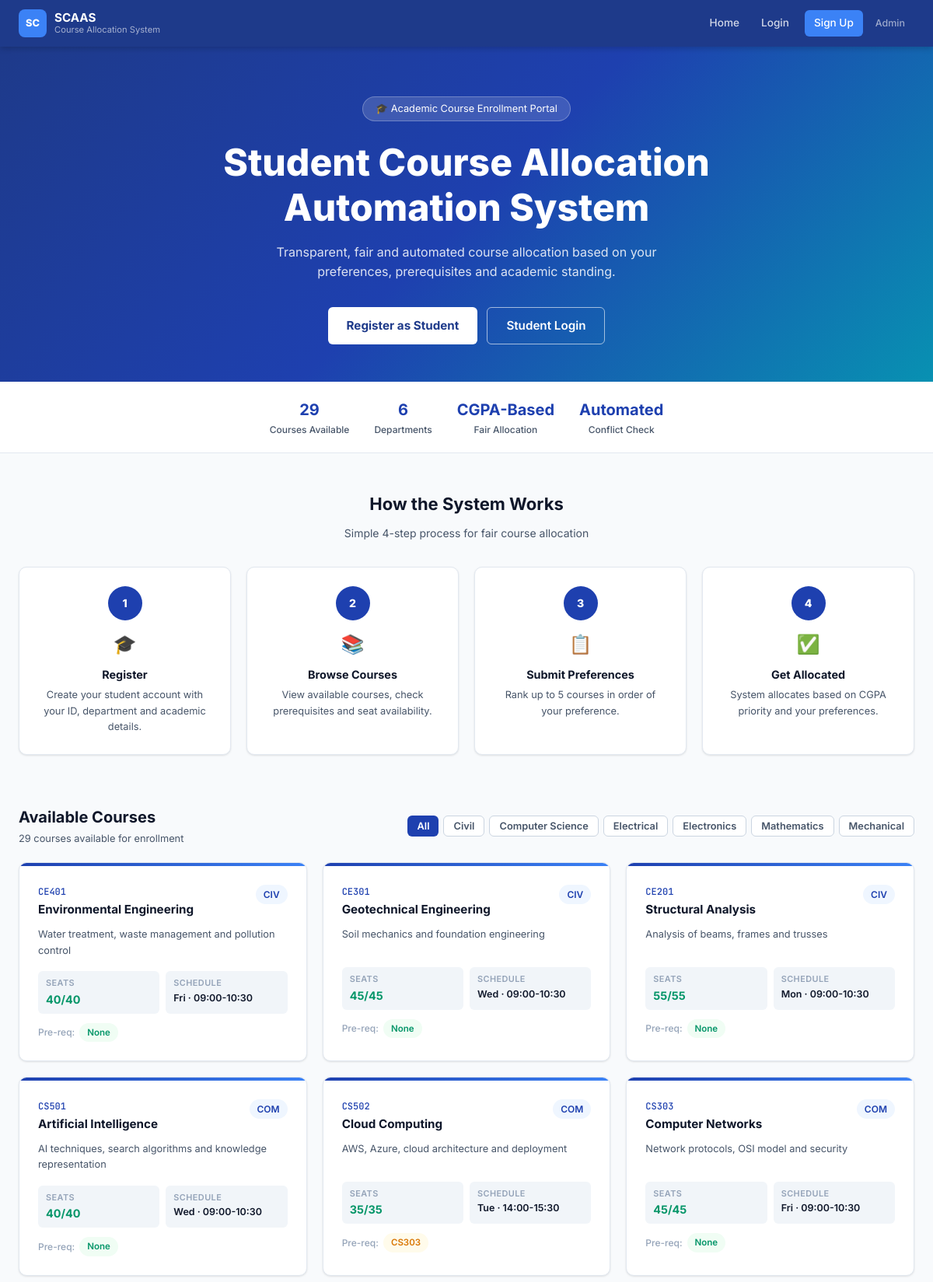
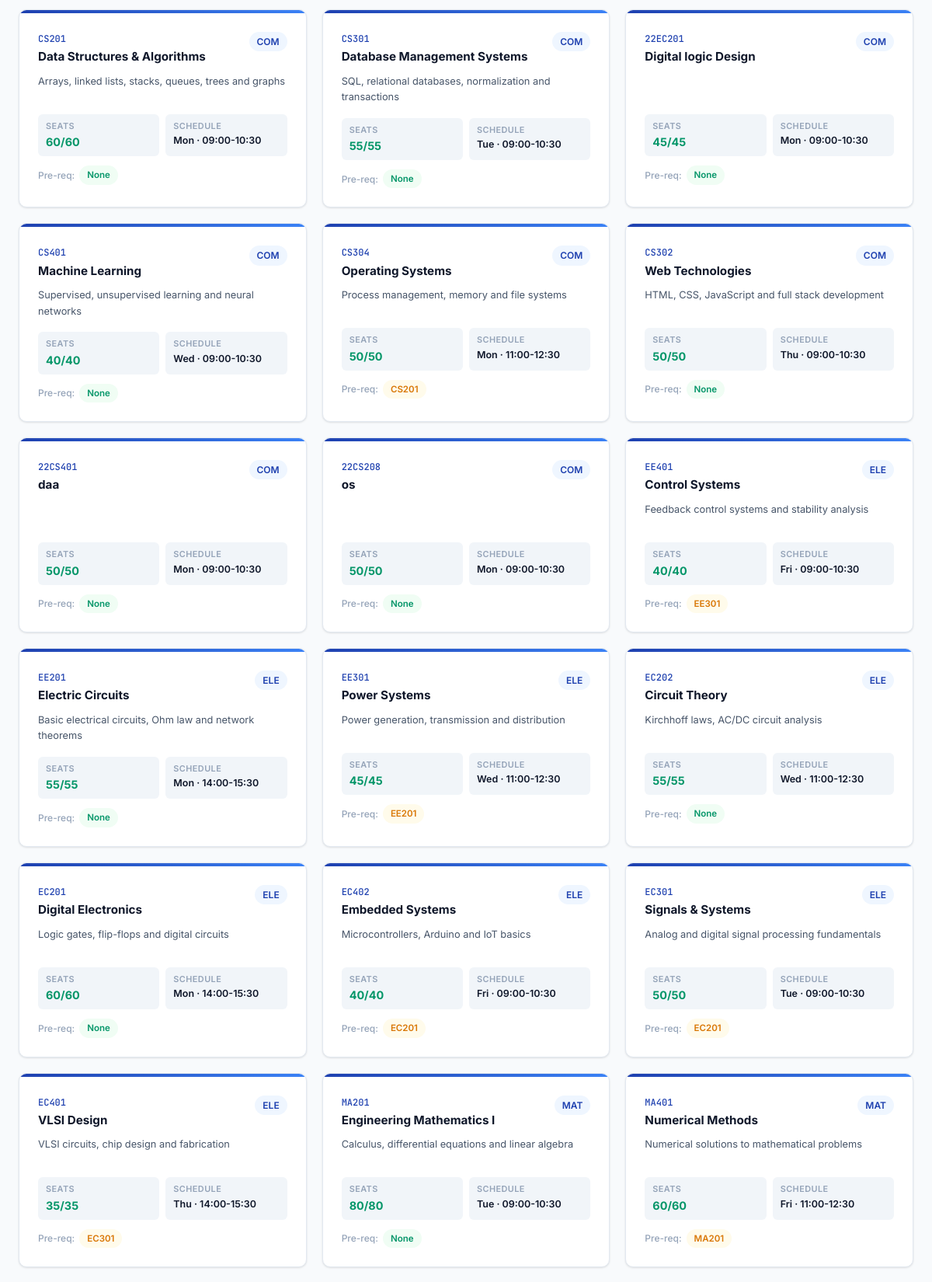
The page / (upper part) on the database its author committed (2 pictures, top to bottom).
### tables this page shows
CREATE TABLE courses (
        course_id INTEGER PRIMARY KEY AUTOINCREMENT, course_name TEXT NOT NULL,
        course_code TEXT UNIQUE NOT NULL, department TEXT NOT NULL,
        seat_capacity INTEGER NOT NULL, seats_remaining INTEGER NOT NULL,
        prerequisite TEXT DEFAULT 'None', day TEXT DEFAULT 'Monday',
        time_slot TEXT DEFAULT '09:00-10:30', venue TEXT DEFAULT 'TBD',
        description TEXT DEFAULT '', is_active INTEGER DEFAULT 1,
        created_at TIMESTAMP DEFAULT CURRENT_TIMESTAMP, start_date TEXT DEFAULT '', end_date TEXT DEFAULT '');

### app.py (the view)
@app.route('/')
def index():
    conn = get_db()
    courses = conn.execute('SELECT * FROM courses WHERE is_active=1 ORDER BY department, course_name').fetchall()
    conn.close()
    return render_template('index.html', courses=courses)

### app.py (called while the page is built)
def get_db():
    conn = sqlite3.connect(DB_PATH)
    conn.row_factory = sqlite3.Row
    conn.execute("PRAGMA foreign_keys = ON")
    return conn

### templates/index.html (shortened to what this page needs)
{% extends "base.html" %}
{% block content %}
<section style="background:linear-gradient(135deg,#1e3a8a 0%,#1e40af 50%,#0891b2 100%);padding:4rem 0 3rem;color:#fff;">
  <div class="container" style="text-align:center;">
    <div style="display:inline-flex;align-items:center;gap:8px;background:rgba(255,255,255,0.15);border:1px solid rgba(255,255,255,0.25);border-radius:999px;padding:5px 16px;margin-bottom:1.5rem;font-size:0.8rem;">
      🎓 Academic Course Enrollment Portal
    </div>
    <h1 style="font-size:clamp(1.75rem,4vw,3rem);font-weight:800;line-height:1.2;margin-bottom:1rem;max-width:700px;margin-left:auto;margin-right:auto;">
      Student Course Allocation<br>Automation System
    </h1>
    <p style="font-size:1rem;opacity:0.85;max-width:520px;margin:0 auto 2rem;">
      Transparent, fair and automated course allocation based on your preferences, prerequisites and academic standing.
    </p>
    <div style="display:flex;gap:12px;justify-content:center;flex-wrap:wrap;">
      <a href="/signup" class="btn btn-lg" style="background:#fff;color:var(--primary-dark);font-weight:700;">Register as Student</a>
      <a href="/login" class="btn btn-lg btn-outline" style="border-color:rgba(255,255,255,0.6);color:#fff;">Student Login</a>
    </div>
  </div>
</section>
<section style="background:var(--surface);border-bottom:1px solid var(--border);padding:1.25rem 0;">
  <div class="container">
    <div style="display:flex;gap:2rem;justify-content:center;flex-wrap:wrap;">
      {% for label, value in [('Courses Available', courses|length), ('Departments', courses|map(attribute='department')|unique|list|length), ('Fair Allocation', 'CGPA-Based'), ('Conflict Check', 'Automated')] %}
      <div style="text-align:center;">
        <div style="font-size:1.25rem;font-weight:700;color:var(--primary);">{{ value }}</div>
        <div style="font-size:0.75rem;color:var(--text2);font-weight:500;">{{ label }}</div>
      </div>
      {% endfor %}
    </div>
  </div>
</section>
<section style="padding:3rem 0;">
  <div class="container">
    <h2 style="text-align:center;font-size:1.375rem;font-weight:700;margin-bottom:0.5rem;">How the System Works</h2>
    <p style="text-align:center;color:var(--text2);margin-bottom:2rem;font-size:0.875rem;">Simple 4-step process for fair course allocation</p>
    <div class="grid grid-4">
      {% for step in [('1','Register','Create your student account with your ID, department and academic details.','🎓'),('2','Browse Courses','View available courses, check prerequisites and seat availability.','📚'),('3','Submit Preferences','Rank up to 5 courses in order of your preference.','📋'),('4','Get Allocated','System allocates based on CGPA priority and your preferences.','✅')] %}
      <div style="text-align:center;padding:1.5rem;background:var(--surface);border:1px solid var(--border);border-radius:var(--radius);box-shadow:var(--shadow);">
        <div style="width:44px;height:44px;background:var(--primary);border-radius:50%;display:flex;align-items:center;justify-content:center;margin:0 auto 0.75rem;color:#fff;font-weight:800;">{{ step[0] }}</div>
        <div style="font-size:1.5rem;margin-bottom:0.5rem;">{{ step[3] }}</div>
        <h3 style="font-size:0.9rem;font-weight:700;margin-bottom:5px;">{{ step[1] }}</h3>
        <p style="font-size:0.8rem;color:var(--text2);">{{ step[2] }}</p>
      </div>
      {% endfor %}
    </div>
  </div>
</section>
<section id="courses" style="padding:1rem 0 3rem;">
  <div class="container">
    <div style="display:flex;justify-content:space-between;align-items:center;margin-bottom:1.25rem;flex-wrap:wrap;gap:1rem;">
      <div>
        <h2 style="font-size:1.25rem;font-weight:700;">Available Courses</h2>
        <p style="color:var(--text2);font-size:0.8rem;margin-top:2px;">{{ courses|length }} courses available for enrollment</p>
      </div>
      <div style="display:flex;gap:6px;flex-wrap:wrap;" id="dept-filters">
        <button class="btn btn-sm btn-primary" onclick="filterCourses('all')">All</button>
        {% for dept in courses|map(attribute='department')|unique|sort %}
        <button class="btn btn-sm btn-secondary" onclick="filterCourses('{{ dept }}')">{{ dept }}</button>
        {% endfor %}
      </div>
    </div>
    <div class="grid grid-3" id="course-grid">
      {% for course in courses %}
      <div class="card course-card" data-dept="{{ course['department'] }}" style="overflow:hidden;">
        <div style="background:linear-gradient(135deg,var(--primary),var(--primary-light));height:4px;"></div>
        <div class="card-body">
          <div style="display:flex;justify-content:space-between;align-items:flex-start;margin-bottom:0.75rem;">
            <div>
              <div style="font-family:'JetBrains Mono',monospace;font-size:0.75rem;color:var(--primary);font-weight:500;margin-bottom:3px;">{{ course['course_code'] }}</div>
              <h3 style="font-size:0.95rem;font-weight:700;line-height:1.3;color:var(--text);">{{ course['course_name'] }}</h3>
            </div>
            <span class="badge badge-blue" style="flex-shrink:0;margin-left:8px;">{{ course['department'][:3].upper() }}</span>
          </div>
          <p style="font-size:0.8rem;color:var(--text2);margin-bottom:1rem;min-height:36px;">{{ course['description'] }}</p>
          <div style="display:grid;grid-template-columns:1fr 1fr;gap:8px;margin-bottom:0.75rem;">
            <div style="background:var(--bg2);border-radius:var(--radius-sm);padding:7px 10px;">
              <div style="font-size:0.68rem;color:var(--text3);font-weight:600;text-transform:uppercase;letter-spacing:0.04em;">Seats</div>
              <div style="font-size:0.9rem;font-weight:700;color:{% if course['seats_remaining'] < 10 %}var(--danger){% elif course['seats_remaining'] < 20 %}var(--warning){% else %}var(--success){% endif %};">{{ course['seats_remaining'] }}/{{ course['seat_capacity'] }}</div>
            </div>
            <div style="background:var(--bg2);border-radius:var(--radius-sm);padding:7px 10px;">
              <div style="font-size:0.68rem;color:var(--text3);font-weight:600;text-transform:uppercase;letter-spacing:0.04em;">Schedule</div>
              <div style="font-size:0.78rem;font-weight:600;">{{ course['day'][:3] }} · {{ course['time_slot'] }}</div>
            </div>
          </div>
          <div style="display:flex;align-items:center;gap:6px;">
            <span style="font-size:0.75rem;color:var(--text3);font-weight:500;">Pre-req:</span>
            <span class="badge {% if course['prerequisite'] == 'None' %}badge-green{% else %}badge-amber{% endif %}" style="font-size:0.72rem;">{{ course['prerequisite'] }}</span>
          </div>
        </div>
      </div>
      {% endfor %}
    </div>
  </div>
</section>
{% endblock %}

### templates/base.html (style rules this page uses)
:root { --primary: #1e40af; --primary-light: #3b82f6; --primary-dark: #1e3a8a; --secondary: #0891b2; --accent: #f59e0b; --success: #059669; --warning: #d97706; --danger: #dc2626; --bg: #f8fafc; --bg2: #f1f5f9; --bg3: #e2e8f0; --surface: #ffffff; --surface2: #f8fafc; --text: #0f172a; --text2: #475569; --text3: #94a3b8; --border: #e2e8f0; --border2: #cbd5e1; --shadow: 0 1px 3px rgba(0,0,0,0.08), 0 1px 2px rgba(0,0,0,0.04); --shadow-md: 0 4px 6px rgba(0,0,0,0.07), 0 2px 4px rgba(0,0,0,0.04); --shadow-lg: 0 10px 15px rgba(0,0,0,0.08), 0 4px 6px rgba(0,0,0,0.04); --radius: 10px; --radius-sm: 6px; --radius-lg: 14px; }
* { margin:0; padding:0; box-sizing:border-box; }
body { font-family:'Inter',sans-serif; background:var(--bg); color:var(--text); min-height:100vh; font-size:14px; line-height:1.6; }
.btn { display:inline-flex; align-items:center; gap:6px; padding:8px 18px; border-radius:var(--radius-sm); font-size:0.85rem; font-weight:600; cursor:pointer; border:none; transition:all 0.15s; text-decoration:none; font-family:'Inter',sans-serif; white-space:nowrap; }
.btn-primary { background:var(--primary); color:#fff; }
.btn-secondary { background:var(--surface); color:var(--text2); border:1px solid var(--border2); }
.btn-outline { background:transparent; color:var(--primary); border:1.5px solid var(--primary); }
.btn-sm { padding:5px 12px; font-size:0.8rem; }
.btn-lg { padding:11px 24px; font-size:0.95rem; }
.container { max-width:1200px; margin:0 auto; padding:0 1.5rem; }
.card { background:var(--surface); border:1px solid var(--border); border-radius:var(--radius); box-shadow:var(--shadow); }
.card-body { padding:1.5rem; }
.grid { display:grid; gap:1.25rem; }
.grid-3 { grid-template-columns: repeat(auto-fill, minmax(280px,1fr)); }
.grid-4 { grid-template-columns: repeat(4,1fr); }
.badge { display:inline-flex; align-items:center; padding:3px 10px; border-radius:999px; font-size:0.75rem; font-weight:600; }
.badge-blue { background:#eff6ff; color:var(--primary); }
.badge-green { background:#f0fdf4; color:var(--success); }
.badge-amber { background:#fffbeb; color:var(--warning); }

### rows shown on the page
courses: department "Civil", course_code "CE401", course_name "Environmental Engineering", department "CIV", description "Water treatment, waste management and pollution control", seats_remaining "40", seat_capacity "40", day "Fri", time_slot "09:00-10:30", prerequisite "None"
courses: department "Computer Science", course_code "CS501", course_name "Artificial Intelligence", department "COM", description "AI techniques, search algorithms and knowledge representation", seats_remaining "40", seat_capacity "40", day "Wed", time_slot "09:00-10:30", prerequisite "None"
courses: department "Electrical", course_code "EE401", course_name "Control Systems", department "ELE", description "Feedback control systems and stability analysis", seats_remaining "40", seat_capacity "40", day "Fri", time_slot "09:00-10:30", prerequisite "EE301"
courses: department "Electronics", course_code "EC202", course_name "Circuit Theory", department "ELE", description "Kirchhoff laws, AC/DC circuit analysis", seats_remaining "55", seat_capacity "55", day "Wed", time_slot "11:00-12:30", prerequisite "None"
courses: department "Mathematics", course_code "MA201", course_name "Engineering Mathematics I", department "MAT", description "Calculus, differential equations and linear algebra", seats_remaining "80", seat_capacity "80", day "Tue", time_slot "09:00-10:30", prerequisite "None"
courses: department "Mechanical"
courses: course_code "CE301", course_name "Geotechnical Engineering", department "CIV", description "Soil mechanics and foundation engineering", seats_remaining "45", seat_capacity "45", day "Wed", time_slot "09:00-10:30", prerequisite "None"
courses: course_code "CE201", course_name "Structural Analysis", department "CIV", description "Analysis of beams, frames and trusses", seats_remaining "55", seat_capacity "55", day "Mon", time_slot "09:00-10:30", prerequisite "None"
courses: course_code "CS502", course_name "Cloud Computing", department "COM", description "AWS, Azure, cloud architecture and deployment", seats_remaining "35", seat_capacity "35", day "Tue", time_slot "14:00-15:30", prerequisite "CS303"
courses: course_code "CS303", course_name "Computer Networks", department "COM", description "Network protocols, OSI model and security", seats_remaining "45", seat_capacity "45", day "Fri", time_slot "09:00-10:30", prerequisite "None"
courses: course_code "CS201", course_name "Data Structures & Algorithms", department "COM", description "Arrays, linked lists, stacks, queues, trees and graphs", seats_remaining "60", seat_capacity "60", day "Mon", time_slot "09:00-10:30", prerequisite "None"
courses: course_code "CS301", course_name "Database Management Systems", department "COM", description "SQL, relational databases, normalization and transactions", seats_remaining "55", seat_capacity "55", day "Tue", time_slot "09:00-10:30", prerequisite "None"
courses: course_code "22EC201", course_name "Digital logic Design", department "COM", seats_remaining "45", seat_capacity "45", day "Mon", time_slot "09:00-10:30", prerequisite "None"
courses: course_code "CS401", course_name "Machine Learning", department "COM", description "Supervised, unsupervised learning and neural networks", seats_remaining "40", seat_capacity "40", day "Wed", time_slot "09:00-10:30", prerequisite "None"
courses: course_code "CS304", course_name "Operating Systems", department "COM", description "Process management, memory and file systems", seats_remaining "50", seat_capacity "50", day "Mon", time_slot "11:00-12:30", prerequisite "CS201"
courses: course_code "CS302", course_name "Web Technologies", department "COM", description "HTML, CSS, JavaScript and full stack development", seats_remaining "50", seat_capacity "50", day "Thu", time_slot "09:00-10:30", prerequisite "None"
courses: course_code "22CS401", course_name "daa", department "COM", seats_remaining "50", seat_capacity "50", day "Mon", time_slot "09:00-10:30", prerequisite "None"
courses: course_code "22CS208", course_name "os", department "COM", seats_remaining "50", seat_capacity "50", day "Mon", time_slot "09:00-10:30", prerequisite "None"
courses: course_code "EE201", course_name "Electric Circuits", department "ELE", description "Basic electrical circuits, Ohm law and network theorems", seats_remaining "55", seat_capacity "55", day "Mon", time_slot "14:00-15:30", prerequisite "None"
courses: course_code "EE301", course_name "Power Systems", department "ELE", description "Power generation, transmission and distribution", seats_remaining "45", seat_capacity "45", day "Wed", time_slot "11:00-12:30", prerequisite "EE201"
courses: course_code "EC201", course_name "Digital Electronics", department "ELE", description "Logic gates, flip-flops and digital circuits", seats_remaining "60", seat_capacity "60", day "Mon", time_slot "14:00-15:30", prerequisite "None"
courses: course_code "EC402", course_name "Embedded Systems", department "ELE", description "Microcontrollers, Arduino and IoT basics", seats_remaining "40", seat_capacity "40", day "Fri", time_slot "09:00-10:30", prerequisite "EC201"
courses: course_code "EC301", course_name "Signals & Systems", department "ELE", description "Analog and digital signal processing fundamentals", seats_remaining "50", seat_capacity "50", day "Tue", time_slot "09:00-10:30", prerequisite "EC201"
courses: course_code "EC401", course_name "VLSI Design", department "ELE", description "VLSI circuits, chip design and fabrication", seats_remaining "35", seat_capacity "35", day "Thu", time_slot "14:00-15:30", prerequisite "EC301"
courses: course_code "MA401", course_name "Numerical Methods", department "MAT", description "Numerical solutions to mathematical problems", seats_remaining "60", seat_capacity "60", day "Fri", time_slot "11:00-12:30", prerequisite "MA201"

### other values the page prints
{{ value }} "29" "6" "CGPA-Based" "Automated"
{{ label }} "Courses Available" "Departments" "Fair Allocation" "Conflict Check"
{{ step[0] }} "1" "2" "3" "4"
{{ step[3] }} "🎓" "📚" "📋" "✅"
{{ step[1] }} "Register" "Browse Courses" "Submit Preferences" "Get Allocated"
{{ step[2] }} "Create your student account with your ID, department and academic details." "View available courses, check prerequisites and seat availability." "Rank up to 5 courses in order of your preference." "System allocates based on CGPA priority and your preferences."
{{ courses|length }} "29"
